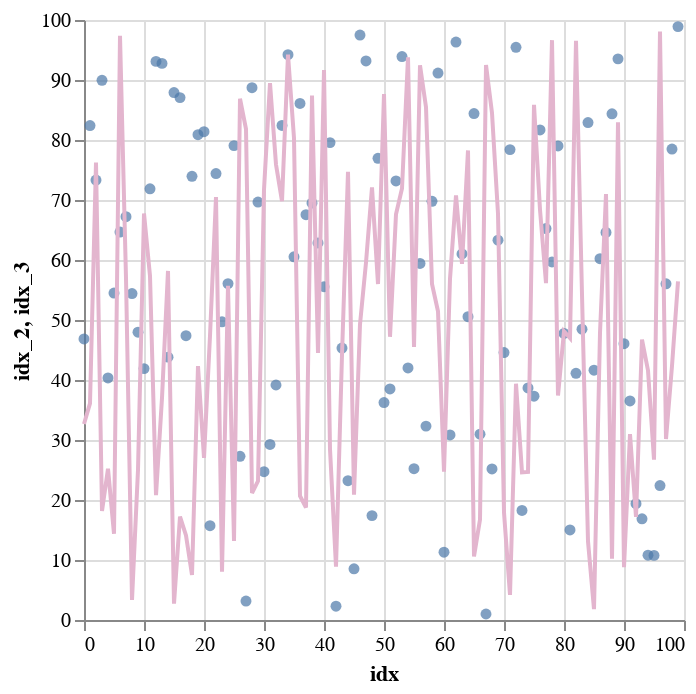

Notebook code cell kept with this figure:
### Markdown cell above
Now we can specify the color of our line by passing its [hexadecimal color code](https://www.w3schools.com/colors/colors_picker.asp) to the [`color`]() keyword of [`aes`](https://hail.is/docs/0.2/ggplot/index.html#hail.ggplot.aes):

### Code cell
plot += geom_line(aes(y="idx_3", color="#e3b5ce"))
show(plot)

### Figure 1 — Vega-Lite specification as saved in the notebook (floating-point values rounded to 4 significant figures)
{"config": {"view": {"continuousWidth": 300, "continuousHeight": 300}}, "layer": [{"mark": {"type": "circle"}, "encoding": {"x": {"field": "idx", "type": "quantitative"}, "y": {"field": "idx_2", "type": "quantitative"}}}, {"mark": {"type": "line", "color": "#e3b5ce"}, "encoding": {"x": {"field": "idx", "type": "quantitative"}, "y": {"field": "idx_3", "type": "quantitative"}}}], "data": {"name": "data-3525c9705849439d858950c058a73b7e"}, "$schema": "https://vega.github.io/schema/vega-lite/v5.8.0.json", "datasets": {"data-3525c9705849439d858950c058a73b7e": [{"idx": 0, "idx_2": 46.84, "idx_3": 32.66}, {"idx": 1, "idx_2": 82.41, "idx_3": 36.11}, {"idx": 2, "idx_2": 73.32, "idx_3": 76.24}, {"idx": 3, "idx_2": 89.95, "idx_3": 18.15}, {"idx": 4, "idx_2": 40.34, "idx_3": 25.2}, {"idx": 5, "idx_2": 54.49, "idx_3": 14.37}, {"idx": 6, "idx_2": 64.66, "idx_3": 97.38}, {"idx": 7, "idx_2": 67.21, "idx_3": 56.98}, {"idx": 8, "idx_2": 54.41, "idx_3": 3.345}, {"idx": 9, "idx_2": 47.98, "idx_3": 25.02}, {"idx": 10, "idx_2": 41.9, "idx_3": 67.76}, {"idx": 11, "idx_2": 71.87, "idx_3": 57.34}, {"idx": 12, "idx_2": 93.1, "idx_3": 20.8}, {"idx": 13, "idx_2": 92.77, "idx_3": 37.04}, {"idx": 14, "idx_2": 43.81, "idx_3": 58.18}, {"idx": 15, "idx_2": 87.9, "idx_3": 2.723}, {"idx": 16, "idx_2": 87.06, "idx_3": 17.22}, {"idx": 17, "idx_2": 47.38, "idx_3": 14.11}, {"idx": 18, "idx_2": 73.95, "idx_3": 7.491}, {"idx": 19, "idx_2": 80.89, "idx_3": 42.33}, {"idx": 20, "idx_2": 81.38, "idx_3": 27.0}, {"idx": 21, "idx_2": 15.71, "idx_3": 47.37}, {"idx": 22, "idx_2": 74.41, "idx_3": 70.5}, {"idx": 23, "idx_2": 49.7, "idx_3": 8.036}, {"idx": 24, "idx_2": 56.06, "idx_3": 55.71}, {"idx": 25, "idx_2": 79.07, "idx_3": 13.16}, {"idx": 26, "idx_2": 27.29, "idx_3": 86.88}, {"idx": 27, "idx_2": 3.161, "idx_3": 81.83}, {"idx": 28, "idx_2": 88.72, "idx_3": 21.15}, {"idx": 29, "idx_2": 69.66, "idx_3": 23.15}, {"idx": 30, "idx_2": 24.72, "idx_3": 71.73}, {"idx": 31, "idx_2": 29.26, "idx_3": 89.48}, {"idx": 32, "idx_2": 39.17, "idx_3": 75.92}, {"idx": 33, "idx_2": 82.42, "idx_3": 69.81}, {"idx": 34, "idx_2": 94.21, "idx_3": 94.24}, {"idx": 35, "idx_2": 60.53, "idx_3": 80.3}, {"idx": 36, "idx_2": 86.09, "idx_3": 20.68}, {"idx": 37, "idx_2": 67.55, "idx_3": 18.75}, {"idx": 38, "idx_2": 69.49, "idx_3": 87.42}, {"idx": 39, "idx_2": 62.84, "idx_3": 44.51}, {"idx": 40, "idx_2": 55.54, "idx_3": 91.67}, {"idx": 41, "idx_2": 79.56, "idx_3": 28.49}, {"idx": 42, "idx_2": 2.302, "idx_3": 8.888}, {"idx": 43, "idx_2": 45.32, "idx_3": 44.22}, {"idx": 44, "idx_2": 23.21, "idx_3": 74.72}, {"idx": 45, "idx_2": 8.525, "idx_3": 20.89}, {"idx": 46, "idx_2": 97.49, "idx_3": 49.29}, {"idx": 47, "idx_2": 93.17, "idx_3": 59.55}, {"idx": 48, "idx_2": 17.4, "idx_3": 72.09}, {"idx": 49, "idx_2": 76.95, "idx_3": 55.99}, {"idx": 50, "idx_2": 36.23, "idx_3": 87.67}, {"idx": 51, "idx_2": 38.5, "idx_3": 47.2}, {"idx": 52, "idx_2": 73.17, "idx_3": 67.62}, {"idx": 53, "idx_2": 93.9, "idx_3": 71.91}, {"idx": 54, "idx_2": 42.01, "idx_3": 93.8}, {"idx": 55, "idx_2": 25.22, "idx_3": 45.5}, {"idx": 56, "idx_2": 59.42, "idx_3": 92.46}, {"idx": 57, "idx_2": 32.31, "idx_3": 85.45}, {"idx": 58, "idx_2": 69.78, "idx_3": 55.99}, {"idx": 59, "idx_2": 91.16, "idx_3": 51.46}, {"idx": 60, "idx_2": 11.3, "idx_3": 24.7}, {"idx": 61, "idx_2": 30.84, "idx_3": 56.88}, {"idx": 62, "idx_2": 96.32, "idx_3": 70.75}, {"idx": 63, "idx_2": 61.02, "idx_3": 59.35}, {"idx": 64, "idx_2": 50.56, "idx_3": 78.26}, {"idx": 65, "idx_2": 84.41, "idx_3": 10.6}, {"idx": 66, "idx_2": 30.97, "idx_3": 16.74}, {"idx": 67, "idx_2": 1.0, "idx_3": 92.49}, {"idx": 68, "idx_2": 25.18, "idx_3": 84.51}, {"idx": 69, "idx_2": 63.3, "idx_3": 67.71}, {"idx": 70, "idx_2": 44.57, "idx_3": 17.95}, {"idx": 71, "idx_2": 78.4, "idx_3": 4.171}, {"idx": 72, "idx_2": 95.45, "idx_3": 39.38}, {"idx": 73, "idx_2": 18.26, "idx_3": 24.62}, {"idx": 74, "idx_2": 38.68, "idx_3": 24.67}, {"idx": 75, "idx_2": 37.3, "idx_3": 85.85}, {"idx": 76, "idx_2": 81.67, "idx_3": 68.41}, {"idx": 77, "idx_2": 65.24, "idx_3": 56.15}, {"idx": 78, "idx_2": 59.67, "idx_3": 96.64}, {"idx": 79, "idx_2": 79.0, "idx_3": 37.42}, {"idx": 80, "idx_2": 47.77, "idx_3": 48.13}, {"idx": 81, "idx_2": 15.0, "idx_3": 47.0}, {"idx": 82, "idx_2": 41.12, "idx_3": 96.55}, {"idx": 83, "idx_2": 48.47, "idx_3": 54.25}, {"idx": 84, "idx_2": 82.91, "idx_3": 13.12}, {"idx": 85, "idx_2": 41.64, "idx_3": 1.803}, {"idx": 86, "idx_2": 60.22, "idx_3": 47.87}, {"idx": 87, "idx_2": 64.6, "idx_3": 70.97}, {"idx": 88, "idx_2": 84.36, "idx_3": 10.23}, {"idx": 89, "idx_2": 93.52, "idx_3": 82.96}, {"idx": 90, "idx_2": 46.05, "idx_3": 8.802}, {"idx": 91, "idx_2": 36.51, "idx_3": 30.98}, {"idx": 92, "idx_2": 19.39, "idx_3": 17.18}, {"idx": 93, "idx_2": 16.87, "idx_3": 46.72}, {"idx": 94, "idx_2": 10.8, "idx_3": 41.6}, {"idx": 95, "idx_2": 10.77, "idx_3": 26.72}, {"idx": 96, "idx_2": 22.41, "idx_3": 98.08}, {"idx": 97, "idx_2": 56.03, "idx_3": 30.17}, {"idx": 98, "idx_2": 78.49, "idx_3": 42.37}, {"idx": 99, "idx_2": 98.9, "idx_3": 56.43}]}}
